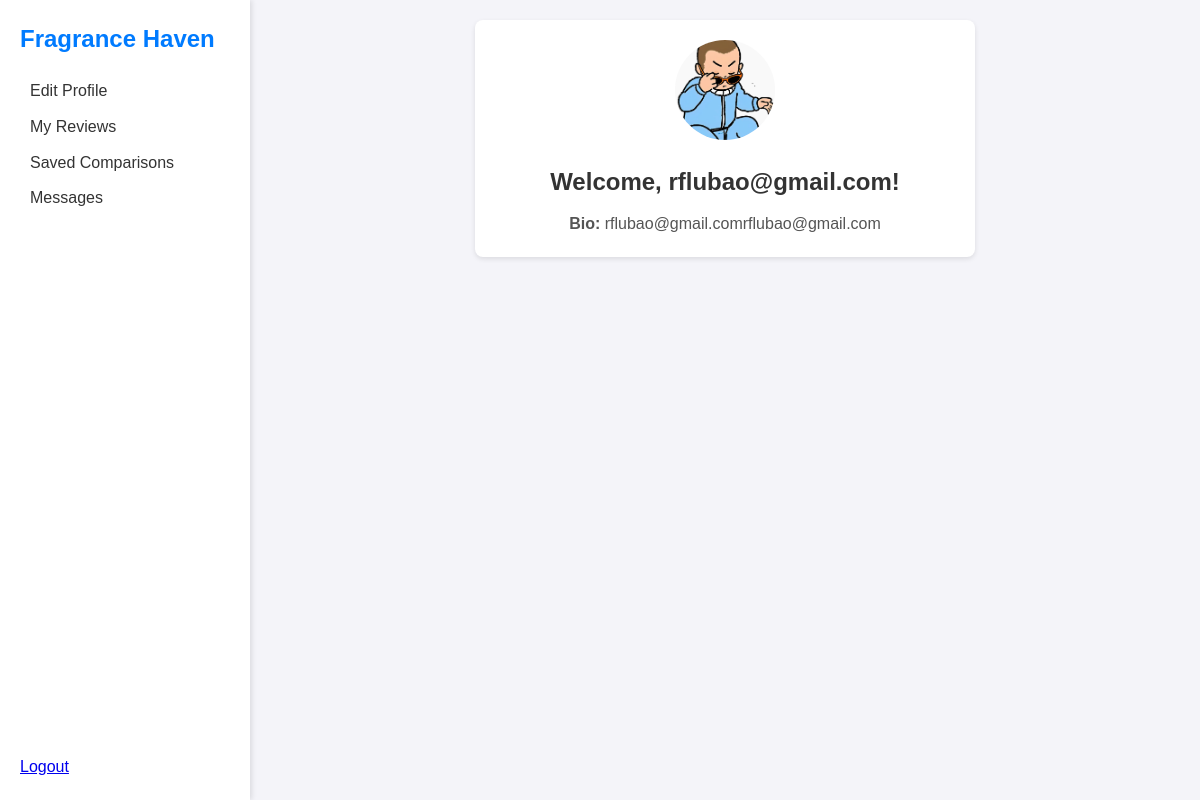
Page /dashboard.php (signed in) on the committed database.
### tables this page shows
CREATE TABLE `users` (
  `id` int(11) NOT NULL,
  `username` varchar(50) NOT NULL,
  `email` varchar(100) NOT NULL,
  `password_hash` varchar(255) NOT NULL,
  `role` enum('user','moderator','admin') DEFAULT 'user',
  `profile_picture` varchar(255) DEFAULT NULL,
  `bio` text DEFAULT NULL,
  `created_at` timestamp NOT NULL DEFAULT current_timestamp()
);

### dashboard.php (the view, shortened to what this page needs)
<?php
require 'config.php';
$user_id = $_SESSION["user_id"];
$username = $_SESSION["username"];
$stmt = $pdo->prepare("SELECT * FROM users WHERE id = ?");
$stmt->execute([$user_id]);
$user = $stmt->fetch(PDO::FETCH_ASSOC);
?>
<!DOCTYPE html>
<html lang="en">
<head>
</head>
<body>
    <div class="dashboard-container">
        <aside class="sidebar">
            <h2>Fragrance Haven</h2>
            <ul>
                <li><a href="edit_profile.php">Edit Profile</a></li>
                <li><a href="my_reviews.php">My Reviews</a></li>
                <li><a href="my_comparisons.php">Saved Comparisons</a></li>
                <li><a href="messages.php">Messages</a></li>
            </ul>
            <div class="logout">
                <a href="logout.php" class="logout-button">Logout</a>
            </div>
        </aside>
        <main class="main-content">
            <div class="profile-section">
                <img src="<?php echo $user['profile_picture'] ?: 'default-avatar.png'; ?>" alt="Profile Picture" class="profile-pic">
                <h2>Welcome, <?php echo htmlspecialchars($username); ?>!</h2>
                <p><strong>Bio:</strong> <?php echo htmlspecialchars($user['bio'] ?: "No bio set."); ?></p>
            </div>
        </main>
    </div>
</body>
</html>

### dashboard.php (style rules this page uses)
* { margin: 0; padding: 0; box-sizing: border-box; }
body { font-family: Arial, sans-serif; background-color: #f4f4f9; color: #333; line-height: 1.6; }
.dashboard-container { display: flex; min-height: 100vh; }
.sidebar { width: 250px; background-color: #fff; box-shadow: 2px 0 5px rgba(0, 0, 0, 0.1); padding: 20px; display: flex; flex-direction: column; justify-content: space-between; }
.sidebar h2 { font-size: 1.5rem; margin-bottom: 20px; color: #007bff; }
.sidebar ul { list-style: none; }
.sidebar ul li { margin-bottom: 10px; }
.sidebar ul li a { text-decoration: none; color: #333; font-size: 1rem; padding: 10px; border-radius: 5px; transition: background-color 0.3s ease; }
.sidebar .logout { margin-top: auto; }
.main-content { flex-grow: 1; padding: 20px; }
.profile-section { background-color: #fff; padding: 20px; border-radius: 8px; box-shadow: 0 2px 5px rgba(0, 0, 0, 0.1); max-width: 500px; margin: 0 auto; text-align: center; }
.profile-pic { width: 100px; height: 100px; object-fit: cover; border-radius: 50%; margin-bottom: 15px; }
.profile-section h2 { font-size: 1.5rem; margin-bottom: 10px; }
.profile-section p { font-size: 1rem; color: #555; }

### rows in the picture
users: profile_picture (picture), bio "rflubao@gmail.comrflubao@gmail.com"

### other values in the picture
$username "rflubao@gmail.com"
